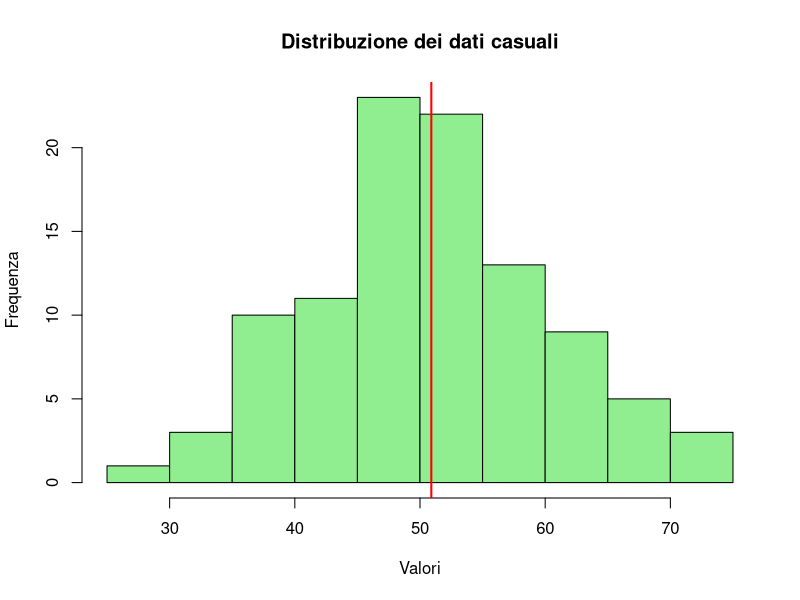

Write R code to recreate this figure.
# ==========================================================
# Script 3: Generazione di un istogramma
# ==========================================================

# 1. Generiamo 100 numeri casuali da una distribuzione normale
set.seed(123)  # per rendere il risultato ripetibile
dati <- rnorm(100, mean = 50, sd = 10)

# 2. Calcoliamo media e deviazione standard
media <- mean(dati)
dev_std <- sd(dati)

# 3. Stampiamo i risultati
cat("Media =", round(media, 2), " | Deviazione standard =", round(dev_std, 2), "\n")

# 4. Disegniamo un istogramma
hist(dati,
     breaks = 10,
     col = "lightgreen",
     main = "Distribuzione dei dati casuali",
     xlab = "Valori",
     ylab = "Frequenza")

# 5. Aggiungiamo una linea rossa sulla media
abline(v = media, col = "red", lwd = 2)
